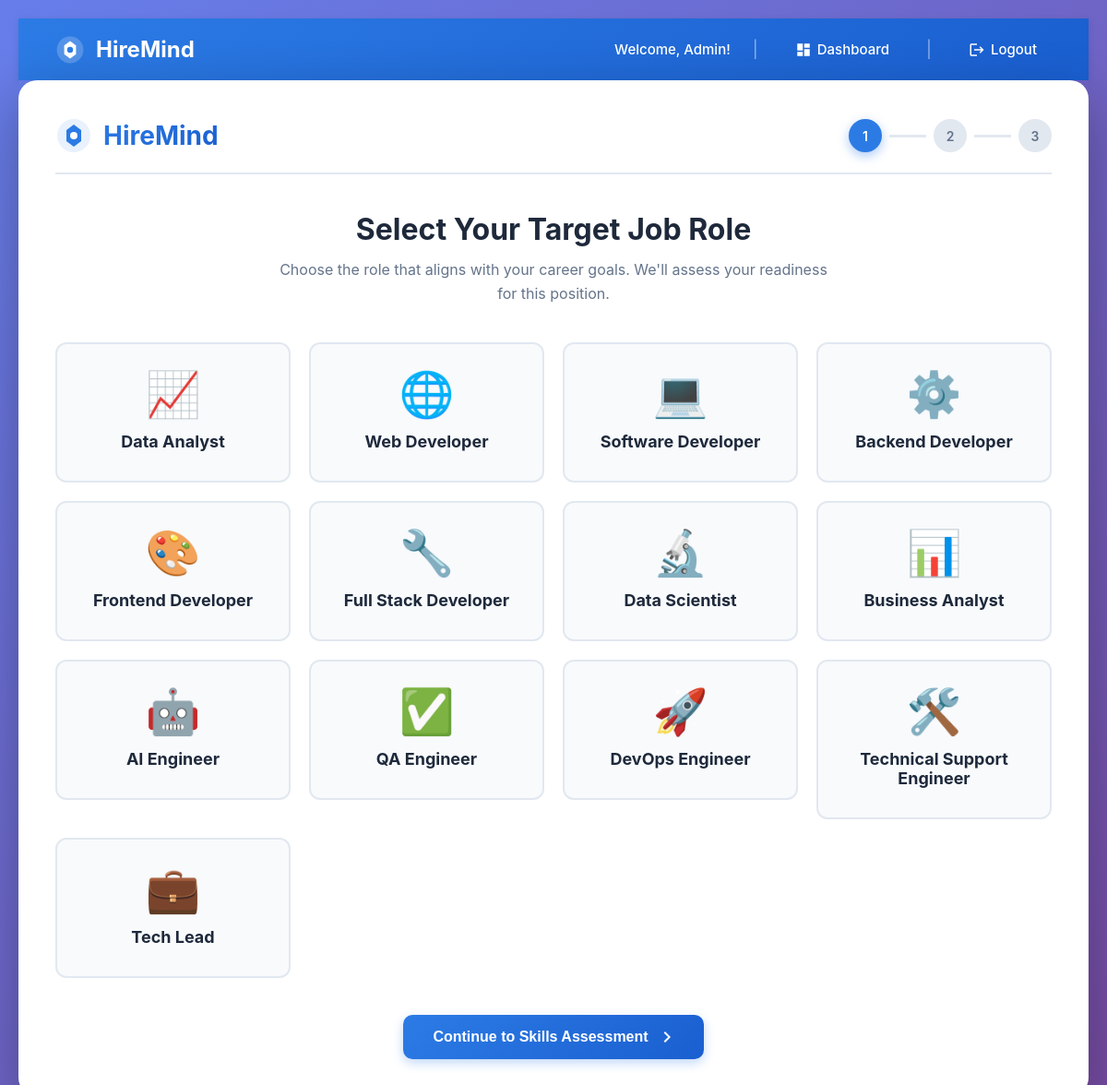
Page / (signed in) on the earlier database version.
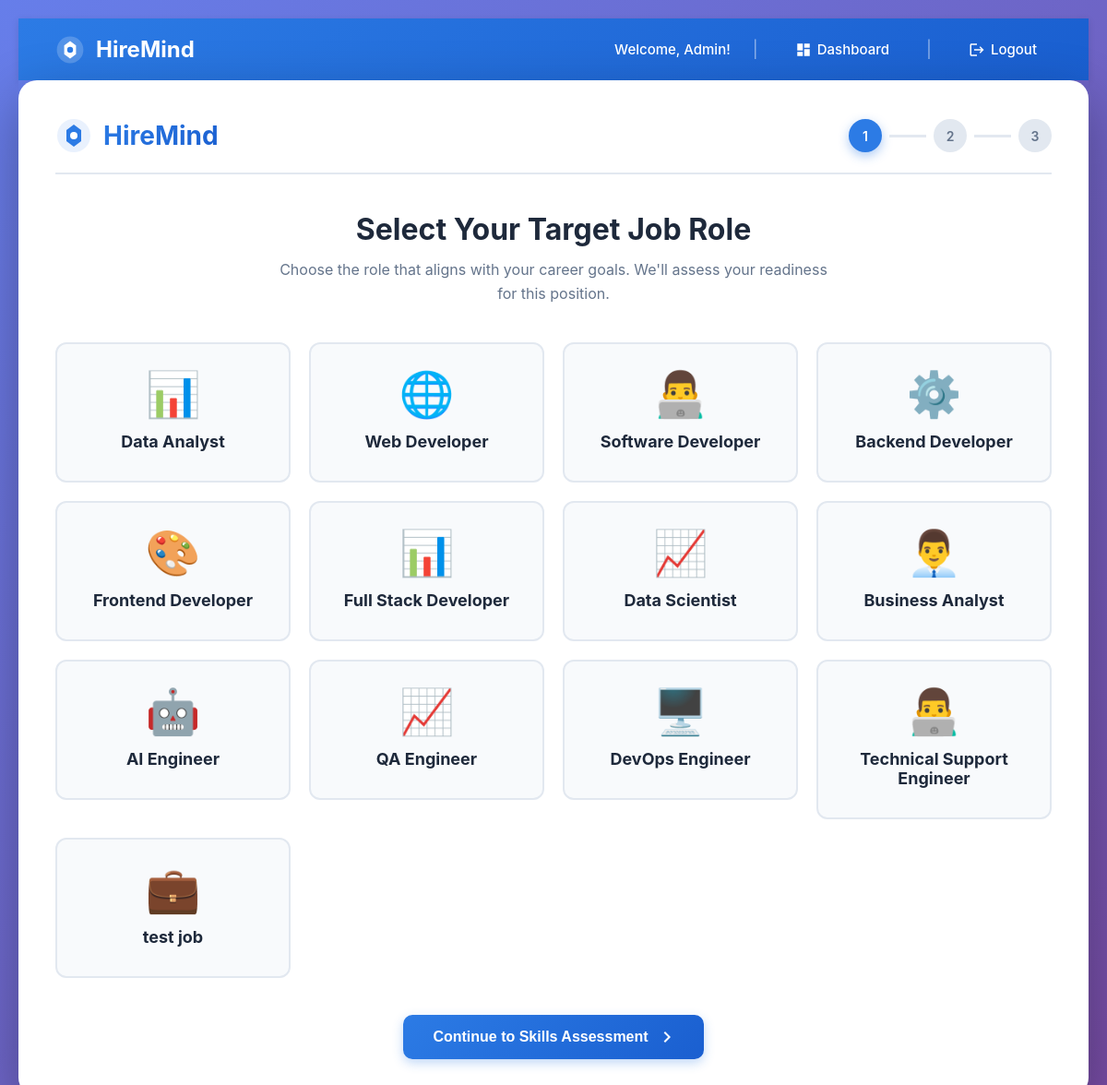
Same page on the later database version.
### tables this page shows
CREATE TABLE job_roles (
            id INTEGER PRIMARY KEY AUTOINCREMENT,
            role_name TEXT UNIQUE,
            icon TEXT DEFAULT '💼'
        );

### app.py (the view)
@app.route('/')
def select_role():
    if 'user_id' not in session:
        return redirect(url_for('login'))
    conn = sqlite3.connect("hiremind.db")
    cursor = conn.cursor()
    cursor.execute("SELECT role_name, icon FROM job_roles")
    roles = cursor.fetchall()
    conn.close()
    return render_template('select_role.html', roles=roles)

### templates/select_role.html (shortened to what this page needs)
{% extends "base.html" %}
{% block content %}
<head>
    <link rel="stylesheet" href="{{ url_for('static', filename='style.css') }}">
</head>
<div class="container">
    <div class="header">
        <div class="logo">
            <svg width="40" height="40" viewBox="0 0 40 40" fill="none">
                <circle cx="20" cy="20" r="18" fill="#2C7BE5" opacity="0.1"/>
                <path d="M20 8L28 14V26L20 32L12 26V14L20 8Z" fill="#2C7BE5"/>
                <circle cx="20" cy="20" r="4" fill="white"/>
            </svg>
            <h1>HireMind</h1>
        </div>
        <div class="step-indicator">
            <div class="step active">1</div>
            <div class="step-line"></div>
            <div class="step">2</div>
            <div class="step-line"></div>
            <div class="step">3</div>
        </div>
    </div>
    <div class="content-header">
        <h2>Select Your Target Job Role</h2>
        <p class="subtitle">Choose the role that aligns with your career goals. We'll assess your readiness for this position.</p>
    </div>
    <form action="/skills" method="post">
        <div class="job-roles-grid">
            {% for role, icon in roles %}
            <div class="job-role-card">
                <label for="role_{{ loop.index }}">
                    <div class="icon">{{ icon }}</div>
                    <div class="role-name">{{ role }}</div>
                </label>
            </div>
            {% endfor %}
        </div>
        <div class="button-container">
            <button type="submit" class="btn-primary">
                Continue to Skills Assessment
                <svg width="20" height="20" viewBox="0 0 20 20" fill="currentColor">
                    <path d="M10 4L8.59 5.41L13.17 10L8.59 14.59L10 16L16 10L10 4Z"/>
                </svg>
            </button>
        </div>
    </form>
</div>
{% endblock %}

### templates/base.html (shortened to what this page needs)
<!DOCTYPE html>
<html>
<head>
    <link rel="stylesheet" href="{{ url_for('static', filename='style.css') }}">
</head>
<body>
{% if session.get('username') %}
<div class="top-nav">
    <div class="nav-brand">
        <svg width="32" height="32" viewBox="0 0 40 40" fill="none">
            <circle cx="20" cy="20" r="18" fill="white" opacity="0.2"/>
            <path d="M20 8L28 14V26L20 32L12 26V14L20 8Z" fill="white"/>
            <circle cx="20" cy="20" r="4" fill="#2C7BE5"/>
        </svg>
        HireMind
    </div>
    <div class="nav-links">
        <span class="nav-welcome">Welcome, {{ session['username'] }}!</span>
        <span class="nav-divider">|</span>
        <a href="/dashboard" class="nav-link">
            <svg width="18" height="18" viewBox="0 0 24 24" fill="currentColor">
                <path d="M3 13h8V3H3v10zm0 8h8v-6H3v6zm10 0h8V11h-8v10zm0-18v6h8V3h-8z"/>
            </svg>
            Dashboard
        </a>
        <span class="nav-divider">|</span>
        <a href="/logout" class="nav-link">
            <svg width="18" height="18" viewBox="0 0 24 24" fill="currentColor">
                <path d="M17 7l-1.41 1.41L18.17 11H8v2h10.17l-2.58 2.58L17 17l5-5zM4 5h8V3H4c-1.1 0-2 .9-2 2v14c0 1.1.9 2 2 2h8v-2H4V5z"/>
            </svg>
            Logout
        </a>
    </div>
</div>
{% endif %}
<div class="page-content">
    {% block content %}{% endblock %}
</div>
</body>
</html>

### static/style.css (style rules this page uses)
* { margin: 0; padding: 0; box-sizing: border-box; }
body { font-family: -apple-system, BlinkMacSystemFont, 'Segoe UI', 'Roboto', 'Oxygen', 'Ubuntu', 'Cantarell', sans-serif; background: linear-gradient(135deg, #667eea 0%, #764ba2 100%); min-height: 100vh; padding: 20px; color: #1e293b; }
.container { max-width: 1200px; margin: 0 auto; background: #ffffff; padding: 40px; border-radius: 20px; box-shadow: 0 20px 60px rgba(0, 0, 0, 0.3); animation: slideIn 0.6s ease-out; }
.header { display: flex; justify-content: space-between; align-items: center; margin-bottom: 40px; padding-bottom: 20px; border-bottom: 2px solid #e2e8f0; }
.logo { display: flex; align-items: center; gap: 12px; }
.logo h1 { font-size: 28px; font-weight: 700; background: linear-gradient(135deg, #2C7BE5 0%, #1a5fd0 100%); -webkit-background-clip: text; -webkit-text-fill-color: transparent; background-clip: text; }
.step-indicator { display: flex; align-items: center; gap: 8px; }
.step { width: 36px; height: 36px; border-radius: 50%; background: #e2e8f0; color: #64748b; display: flex; align-items: center; justify-content: center; font-weight: 600; font-size: 14px; transition: all 0.3s ease; }
.step.active { background: #2C7BE5; color: white; box-shadow: 0 4px 12px rgba(44, 123, 229, 0.4); }
.step-line { width: 40px; height: 3px; background: #e2e8f0; transition: all 0.3s ease; }
.content-header { text-align: center; margin-bottom: 40px; }
.content-header h2 { font-size: 32px; color: #1e293b; margin-bottom: 12px; font-weight: 700; }
.subtitle { color: #64748b; font-size: 16px; line-height: 1.6; max-width: 600px; margin: 0 auto; }
.job-roles-grid { display: grid; grid-template-columns: repeat(auto-fit, minmax(250px, 1fr)); gap: 20px; margin-bottom: 40px; }
.job-role-card { position: relative; }
.job-role-card label { display: block; padding: 24px; background: #f8fafc; border: 2px solid #e2e8f0; border-radius: 12px; cursor: pointer; transition: all 0.3s ease; text-align: center; }
.icon { font-size: 48px; margin-bottom: 12px; }
.role-name { font-weight: 700; font-size: 18px; color: #1e293b; margin-bottom: 8px; }
.button-container { display: flex; justify-content: center; gap: 16px; margin-top: 40px; }
button, .btn-primary, .btn-secondary { padding: 14px 32px; border: none; border-radius: 10px; font-size: 16px; font-weight: 600; cursor: pointer; transition: all 0.3s ease; display: inline-flex; align-items: center; gap: 8px; }
.btn-primary, button[type="submit"] { background: linear-gradient(135deg, #2C7BE5 0%, #1a5fd0 100%); color: white; box-shadow: 0 4px 12px rgba(44, 123, 229, 0.3); }

### templates/base.html (style rules this page uses)
body { margin: 0; padding: 0; }
.top-nav { background: linear-gradient(135deg, #2C7BE5 0%, #1a5fd0 100%); padding: 16px 40px; box-shadow: 0 2px 8px rgba(0, 0, 0, 0.1); display: flex; justify-content: space-between; align-items: center; }
.nav-brand { display: flex; align-items: center; gap: 12px; color: white; font-size: 24px; font-weight: 700; }
.nav-links { display: flex; align-items: center; gap: 24px; }
.nav-welcome { color: white; font-size: 15px; font-weight: 500; }
.nav-link { color: white; text-decoration: none; font-size: 15px; font-weight: 500; padding: 8px 16px; border-radius: 6px; transition: all 0.3s ease; display: inline-flex; align-items: center; gap: 6px; }
.nav-divider { color: rgba(255, 255, 255, 0.5); font-size: 18px; }
.page-content { padding: 0; background: linear-gradient(135deg, #667eea 0%, #764ba2 100%); min-height: calc(100vh - 64px); }

Differences in the rows shown:
removed job_roles: icon "💼", role_name "Tech Lead"
changed job_roles "Data Analyst": icon "📈" → "📊"
changed job_roles "Software Developer": icon "💻" → "👨‍💻"
changed job_roles "Full Stack Developer": icon "🔧" → "📊"
changed job_roles "Data Scientist": icon "🔬" → "📈"
changed job_roles "Business Analyst": icon "📊" → "👨‍💼"
changed job_roles "QA Engineer": icon "✅" → "📈"
changed job_roles "DevOps Engineer": icon "🚀" → "🖥️"
changed job_roles "Technical Support Engineer": icon "🛠️" → "👨‍💻"
added job_roles: icon "💼", role_name "test job"
